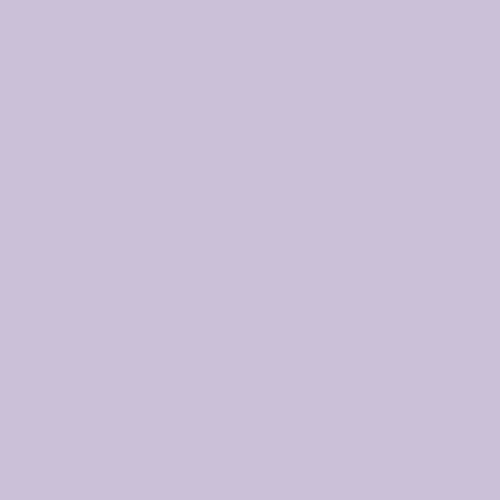
Frame 1 (no input)
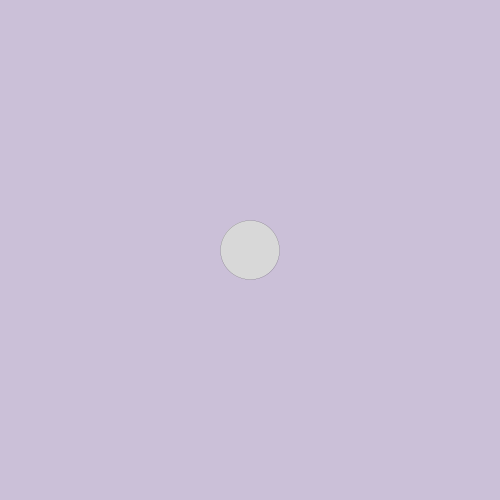
Frame 60 (the mouse pressed at the canvas centre just before this capture)
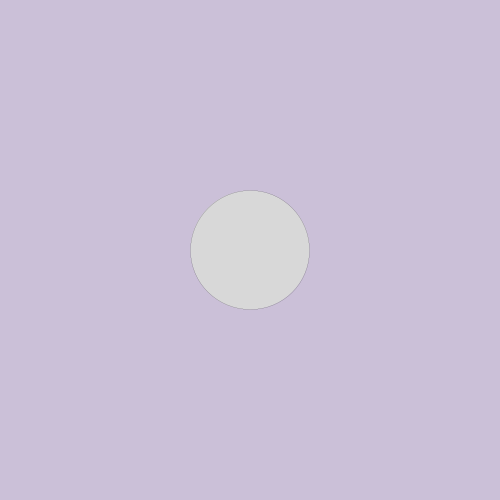
Frame 120 (the mouse held since frame 60 and released just before this capture)

The Processing sketch that drew these frames (run headless with seeded random() and noise(); from frame 60 on, the mouse is pressed at the canvas centre):

// Processing sketch: Anna_Kim___Variables_Practice__3
// ── Anna_Kim___Variables_Practice__3.pde
//Anna Kim
//6/27/2022
//Variables Practice #3

float r=0;
boolean growing = true;

void setup () {

  size (500, 500);
}

void draw() {
  background(#CBC0D8);

  fill(#D8D8D8);
  strokeWeight(0);
  circle(width/2, height/2, r);

  if (growing) {
    r = (r +1);

    if (r >= width) {
      growing = false;
    }
  } else {
    r=r-1;
  }
  println(r);
}
